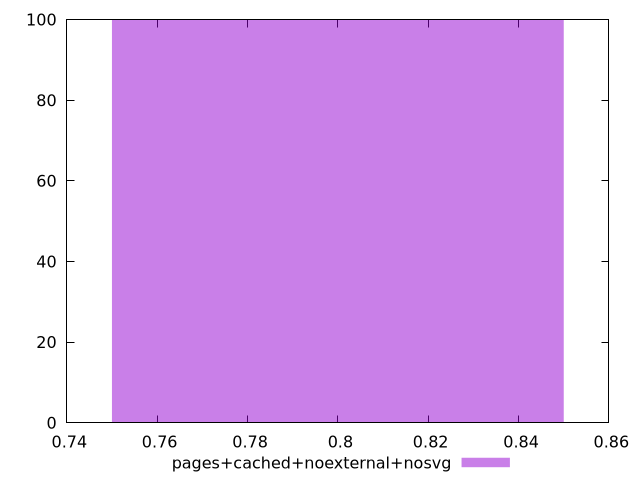

The script that saved this image:
$_pagesCachedNoexternalNosvg <<EOF
0.8 100
EOF
set key outside below
set terminal pngcairo
set output "report_00006_2020-11-02T20-21-41.718Z/unused-css-rules/pages+cached+noexternal+nosvg//hist.png"
set yrange [0:100]
set boxwidth 0.1
set style fill transparent solid 0.5 noborder
plot $_pagesCachedNoexternalNosvg title "pages+cached+noexternal+nosvg" with boxes ,
